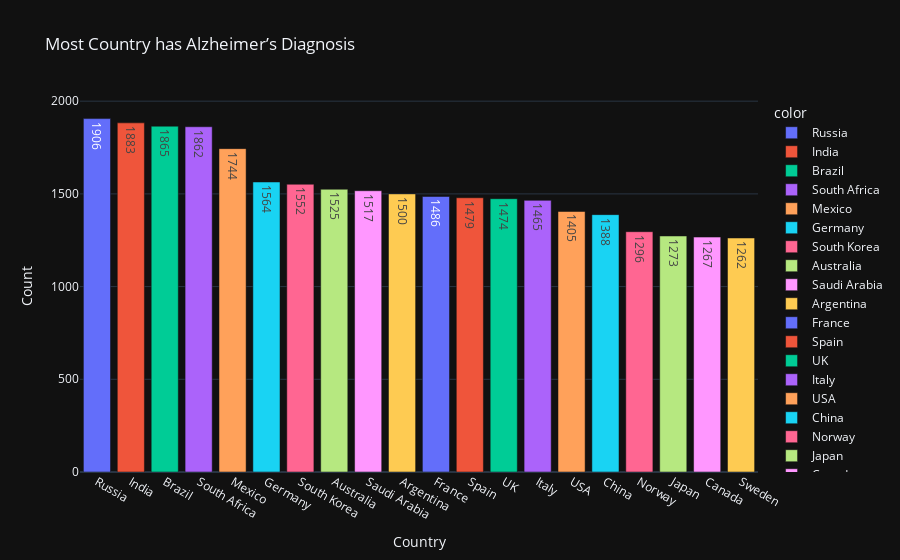

Write notebook code for a chart like this one.
### Markdown cell above
## Most Country has Alzheimer’s Diagnosis

### Code cell
fig = px.bar(df['Country'][df['Alzheimer’s Diagnosis'] == 'Yes'].value_counts(),
             color = df['Country'][df['Alzheimer’s Diagnosis'] == 'Yes'].value_counts().index,
             template = 'plotly_dark',
             title = 'Most Country has Alzheimer’s Diagnosis',
             labels = {'value':'Count'},
             text_auto = True
             )
fig.show()

### Figure 1 — Plotly figure (JSON) as saved in the notebook; plotly's stock layout.template omitted (floating-point values rounded to 4 significant figures)
{"data": [{"hovertemplate": "color=Russia<br>Country=%{x}<br>Count=%{y}<extra></extra>", "legendgroup": "Russia", "marker": {"color": "#636efa", "pattern": {"shape": ""}}, "name": "Russia", "orientation": "v", "showlegend": true, "textposition": "auto", "texttemplate": "%{y}", "type": "bar", "x": ["Russia"], "xaxis": "x", "y": [1906], "yaxis": "y"}, {"hovertemplate": "color=India<br>Country=%{x}<br>Count=%{y}<extra></extra>", "legendgroup": "India", "marker": {"color": "#EF553B", "pattern": {"shape": ""}}, "name": "India", "orientation": "v", "showlegend": true, "textposition": "auto", "texttemplate": "%{y}", "type": "bar", "x": ["India"], "xaxis": "x", "y": [1883], "yaxis": "y"}, {"hovertemplate": "color=Brazil<br>Country=%{x}<br>Count=%{y}<extra></extra>", "legendgroup": "Brazil", "marker": {"color": "#00cc96", "pattern": {"shape": ""}}, "name": "Brazil", "orientation": "v", "showlegend": true, "textposition": "auto", "texttemplate": "%{y}", "type": "bar", "x": ["Brazil"], "xaxis": "x", "y": [1865], "yaxis": "y"}, {"hovertemplate": "color=South Africa<br>Country=%{x}<br>Count=%{y}<extra></extra>", "legendgroup": "South Africa", "marker": {"color": "#ab63fa", "pattern": {"shape": ""}}, "name": "South Africa", "orientation": "v", "showlegend": true, "textposition": "auto", "texttemplate": "%{y}", "type": "bar", "x": ["South Africa"], "xaxis": "x", "y": [1862], "yaxis": "y"}, {"hovertemplate": "color=Mexico<br>Country=%{x}<br>Count=%{y}<extra></extra>", "legendgroup": "Mexico", "marker": {"color": "#FFA15A", "pattern": {"shape": ""}}, "name": "Mexico", "orientation": "v", "showlegend": true, "textposition": "auto", "texttemplate": "%{y}", "type": "bar", "x": ["Mexico"], "xaxis": "x", "y": [1744], "yaxis": "y"}, {"hovertemplate": "color=Germany<br>Country=%{x}<br>Count=%{y}<extra></extra>", "legendgroup": "Germany", "marker": {"color": "#19d3f3", "pattern": {"shape": ""}}, "name": "Germany", "orientation": "v", "showlegend": true, "textposition": "auto", "texttemplate": "%{y}", "type": "bar", "x": ["Germany"], "xaxis": "x", "y": [1564], "yaxis": "y"}, {"hovertemplate": "color=South Korea<br>Country=%{x}<br>Count=%{y}<extra></extra>", "legendgroup": "South Korea", "marker": {"color": "#FF6692", "pattern": {"shape": ""}}, "name": "South Korea", "orientation": "v", "showlegend": true, "textposition": "auto", "texttemplate": "%{y}", "type": "bar", "x": ["South Korea"], "xaxis": "x", "y": [1552], "yaxis": "y"}, {"hovertemplate": "color=Australia<br>Country=%{x}<br>Count=%{y}<extra></extra>", "legendgroup": "Australia", "marker": {"color": "#B6E880", "pattern": {"shape": ""}}, "name": "Australia", "orientation": "v", "showlegend": true, "textposition": "auto", "texttemplate": "%{y}", "type": "bar", "x": ["Australia"], "xaxis": "x", "y": [1525], "yaxis": "y"}, {"hovertemplate": "color=Saudi Arabia<br>Country=%{x}<br>Count=%{y}<extra></extra>", "legendgroup": "Saudi Arabia", "marker": {"color": "#FF97FF", "pattern": {"shape": ""}}, "name": "Saudi Arabia", "orientation": "v", "showlegend": true, "textposition": "auto", "texttemplate": "%{y}", "type": "bar", "x": ["Saudi Arabia"], "xaxis": "x", "y": [1517], "yaxis": "y"}, {"hovertemplate": "color=Argentina<br>Country=%{x}<br>Count=%{y}<extra></extra>", "legendgroup": "Argentina", "marker": {"color": "#FECB52", "pattern": {"shape": ""}}, "name": "Argentina", "orientation": "v", "showlegend": true, "textposition": "auto", "texttemplate": "%{y}", "type": "bar", "x": ["Argentina"], "xaxis": "x", "y": [1500], "yaxis": "y"}, {"hovertemplate": "color=France<br>Country=%{x}<br>Count=%{y}<extra></extra>", "legendgroup": "France", "marker": {"color": "#636efa", "pattern": {"shape": ""}}, "name": "France", "orientation": "v", "showlegend": true, "textposition": "auto", "texttemplate": "%{y}", "type": "bar", "x": ["France"], "xaxis": "x", "y": [1486], "yaxis": "y"}, {"hovertemplate": "color=Spain<br>Country=%{x}<br>Count=%{y}<extra></extra>", "legendgroup": "Spain", "marker": {"color": "#EF553B", "pattern": {"shape": ""}}, "name": "Spain", "orientation": "v", "showlegend": true, "textposition": "auto", "texttemplate": "%{y}", "type": "bar", "x": ["Spain"], "xaxis": "x", "y": [1479], "yaxis": "y"}, {"hovertemplate": "color=UK<br>Country=%{x}<br>Count=%{y}<extra></extra>", "legendgroup": "UK", "marker": {"color": "#00cc96", "pattern": {"shape": ""}}, "name": "UK", "orientation": "v", "showlegend": true, "textposition": "auto", "texttemplate": "%{y}", "type": "bar", "x": ["UK"], "xaxis": "x", "y": [1474], "yaxis": "y"}, {"hovertemplate": "color=Italy<br>Country=%{x}<br>Count=%{y}<extra></extra>", "legendgroup": "Italy", "marker": {"color": "#ab63fa", "pattern": {"shape": ""}}, "name": "Italy", "orientation": "v", "showlegend": true, "textposition": "auto", "texttemplate": "%{y}", "type": "bar", "x": ["Italy"], "xaxis": "x", "y": [1465], "yaxis": "y"}, {"hovertemplate": "color=USA<br>Country=%{x}<br>Count=%{y}<extra></extra>", "legendgroup": "USA", "marker": {"color": "#FFA15A", "pattern": {"shape": ""}}, "name": "USA", "orientation": "v", "showlegend": true, "textposition": "auto", "texttemplate": "%{y}", "type": "bar", "x": ["USA"], "xaxis": "x", "y": [1405], "yaxis": "y"}, {"hovertemplate": "color=China<br>Country=%{x}<br>Count=%{y}<extra></extra>", "legendgroup": "China", "marker": {"color": "#19d3f3", "pattern": {"shape": ""}}, "name": "China", "orientation": "v", "showlegend": true, "textposition": "auto", "texttemplate": "%{y}", "type": "bar", "x": ["China"], "xaxis": "x", "y": [1388], "yaxis": "y"}, {"hovertemplate": "color=Norway<br>Country=%{x}<br>Count=%{y}<extra></extra>", "legendgroup": "Norway", "marker": {"color": "#FF6692", "pattern": {"shape": ""}}, "name": "Norway", "orientation": "v", "showlegend": true, "textposition": "auto", "texttemplate": "%{y}", "type": "bar", "x": ["Norway"], "xaxis": "x", "y": [1296], "yaxis": "y"}, {"hovertemplate": "color=Japan<br>Country=%{x}<br>Count=%{y}<extra></extra>", "legendgroup": "Japan", "marker": {"color": "#B6E880", "pattern": {"shape": ""}}, "name": "Japan", "orientation": "v", "showlegend": true, "textposition": "auto", "texttemplate": "%{y}", "type": "bar", "x": ["Japan"], "xaxis": "x", "y": [1273], "yaxis": "y"}, {"hovertemplate": "color=Canada<br>Country=%{x}<br>Count=%{y}<extra></extra>", "legendgroup": "Canada", "marker": {"color": "#FF97FF", "pattern": {"shape": ""}}, "name": "Canada", "orientation": "v", "showlegend": true, "textposition": "auto", "texttemplate": "%{y}", "type": "bar", "x": ["Canada"], "xaxis": "x", "y": [1267], "yaxis": "y"}, {"hovertemplate": "color=Sweden<br>Country=%{x}<br>Count=%{y}<extra></extra>", "legendgroup": "Sweden", "marker": {"color": "#FECB52", "pattern": {"shape": ""}}, "name": "Sweden", "orientation": "v", "showlegend": true, "textposition": "auto", "texttemplate": "%{y}", "type": "bar", "x": ["Sweden"], "xaxis": "x", "y": [1262], "yaxis": "y"}], "layout": {"barmode": "relative", "legend": {"title": {"text": "color"}, "tracegroupgap": 0}, "title": {"text": "Most Country has Alzheimer’s Diagnosis"}, "xaxis": {"anchor": "y", "domain": [0, 1], "title": {"text": "Country"}}, "yaxis": {"anchor": "x", "domain": [0, 1], "title": {"text": "Count"}}}}
